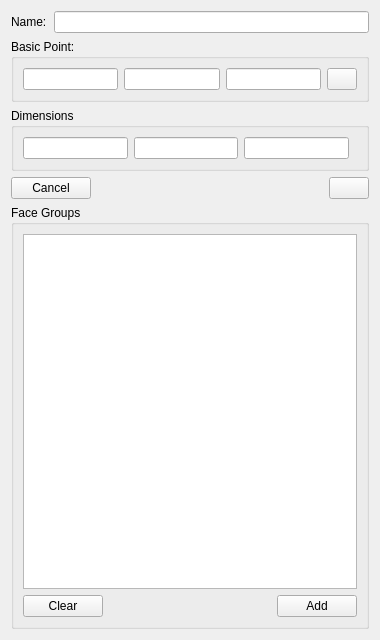
<?xml version="1.0" encoding="UTF-8"?>
<ui version="4.0">
 <class>CudeInfoWidget</class>
 <widget class="QWidget" name="CudeInfoWidget">
  <property name="geometry">
   <rect>
    <x>0</x>
    <y>0</y>
    <width>380</width>
    <height>640</height>
   </rect>
  </property>
  <property name="windowTitle">
   <string>Form</string>
  </property>
  <layout class="QGridLayout" name="gridLayout_3">
   <item row="0" column="0">
    <widget class="QLabel" name="label_Name">
     <property name="text">
      <string>Name:</string>
     </property>
    </widget>
   </item>
   <item row="0" column="1" colspan="3">
    <widget class="QLineEdit" name="lineEdit_Name"/>
   </item>
   <item row="1" column="0" colspan="4">
    <widget class="QGroupBox" name="groupBox_BasicPoint">
     <property name="maximumSize">
      <size>
       <width>16777215</width>
       <height>75</height>
      </size>
     </property>
     <property name="title">
      <string>Basic Point:</string>
     </property>
     <layout class="QGridLayout" name="gridLayout">
      <item row="0" column="0">
       <widget class="QLineEdit" name="lineEdit_BasicPoint1"/>
      </item>
      <item row="0" column="1">
       <widget class="QLineEdit" name="lineEdit_BasicPoint2"/>
      </item>
      <item row="0" column="2">
       <widget class="QLineEdit" name="lineEdit_BasicPoint3"/>
      </item>
      <item row="0" column="3">
       <widget class="QPushButton" name="pushButton_BasicPoint">
        <property name="maximumSize">
         <size>
          <width>30</width>
          <height>30</height>
         </size>
        </property>
        <property name="text">
         <string/>
        </property>
       </widget>
      </item>
     </layout>
    </widget>
   </item>
   <item row="2" column="0" colspan="4">
    <widget class="QGroupBox" name="groupBox_Dimensions">
     <property name="maximumSize">
      <size>
       <width>16777215</width>
       <height>75</height>
      </size>
     </property>
     <property name="title">
      <string>Dimensions</string>
     </property>
     <layout class="QGridLayout" name="gridLayout_2">
      <item row="0" column="0">
       <widget class="QLineEdit" name="lineEdit_Dimensions1"/>
      </item>
      <item row="0" column="1">
       <widget class="QLineEdit" name="lineEdit_Dimensions2"/>
      </item>
      <item row="0" column="2">
       <widget class="QLineEdit" name="lineEdit_Dimensions3"/>
      </item>
      <item row="0" column="3">
       <spacer name="horizontalSpacer">
        <property name="orientation">
         <enum>Qt::Horizontal</enum>
        </property>
        <property name="sizeHint" stdset="0">
         <size>
          <width>11</width>
          <height>20</height>
         </size>
        </property>
       </spacer>
      </item>
     </layout>
    </widget>
   </item>
   <item row="3" column="0" colspan="2">
    <widget class="QPushButton" name="pushButton_Cancel">
     <property name="text">
      <string>Cancel</string>
     </property>
    </widget>
   </item>
   <item row="3" column="2">
    <spacer name="horizontalSpacer_2">
     <property name="orientation">
      <enum>Qt::Horizontal</enum>
     </property>
     <property name="sizeHint" stdset="0">
      <size>
       <width>240</width>
       <height>20</height>
      </size>
     </property>
    </spacer>
   </item>
   <item row="3" column="3">
    <widget class="QPushButton" name="pushButton_CreateOrEdit">
     <property name="text">
      <string/>
     </property>
    </widget>
   </item>
   <item row="4" column="0" colspan="4">
    <widget class="QGroupBox" name="groupBox_FaceGroups">
     <property name="title">
      <string>Face Groups</string>
     </property>
     <layout class="QGridLayout" name="gridLayout_4">
      <item row="0" column="0" colspan="3">
       <widget class="QTableWidget" name="tableWidget"/>
      </item>
      <item row="1" column="0">
       <widget class="QPushButton" name="pushButton_Clear">
        <property name="text">
         <string>Clear</string>
        </property>
       </widget>
      </item>
      <item row="1" column="1">
       <spacer name="horizontalSpacer_3">
        <property name="orientation">
         <enum>Qt::Horizontal</enum>
        </property>
        <property name="sizeHint" stdset="0">
         <size>
          <width>177</width>
          <height>20</height>
         </size>
        </property>
       </spacer>
      </item>
      <item row="1" column="2">
       <widget class="QPushButton" name="pushButton_Add">
        <property name="text">
         <string>Add</string>
        </property>
       </widget>
      </item>
     </layout>
    </widget>
   </item>
  </layout>
 </widget>
 <resources/>
 <connections/>
</ui>
